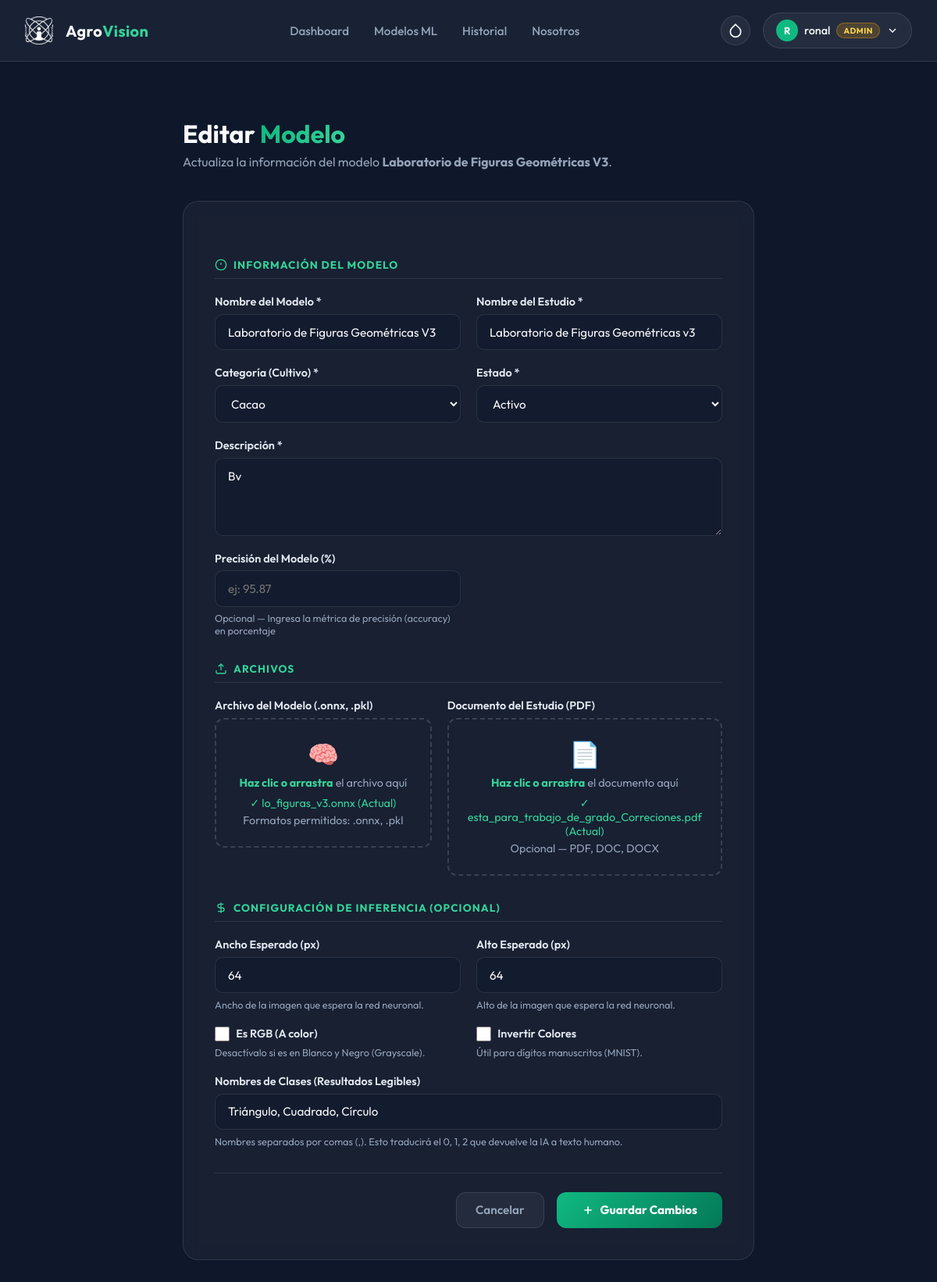
The app's page /modelos/16/editar/ (signed in), older data.
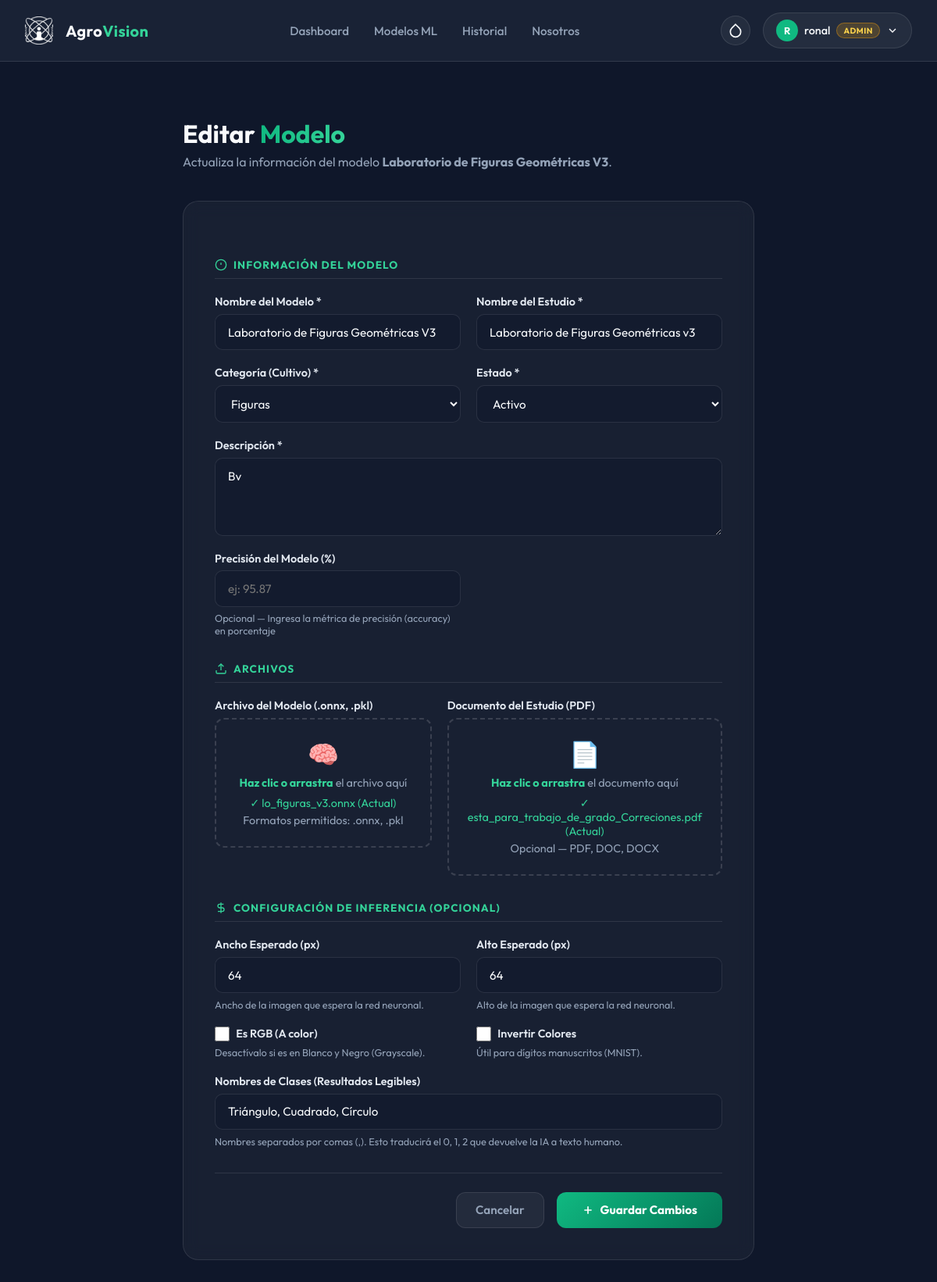
The same page, newer data.
### app/models.py (models this page shows, shortened)
class ModeloML(models.Model):
    ESTADO_CHOICES = [
        ('activo', 'Activo'),
        ('inactivo', 'Inactivo'),
        ('entrenamiento', 'En Entrenamiento'),
    ]
    nombre = models.CharField(max_length=255)
    nombre_estudio = models.CharField(max_length=255, verbose_name='Nombre del Estudio')
    descripcion = models.TextField()
    categoria = models.CharField(max_length=100)
    estado = models.CharField(max_length=20, choices=ESTADO_CHOICES, default='activo')
    archivo_modelo = models.FileField(
        upload_to='modelos_ml/',
        verbose_name='Archivo del Modelo (.onnx, .pkl)',
        help_text='Sube el archivo de tu modelo entrenado (formatos aceptados: .onnx, .pkl)'
    )
    documento_estudio = models.FileField(
        upload_to='estudios_pdf/',
        verbose_name='Documento del Estudio (PDF)',
        blank=True,
        null=True,
        help_text='Documento PDF con la investigación o estudio relacionado'
    )
    precision = models.DecimalField(
        max_digits=5,
        decimal_places=2,
        blank=True,
        null=True,
        verbose_name='Precisión (%)',
        help_text='Precisión del modelo en porcentaje (ej: 95.87)'
    )
    img_width = models.IntegerField(
        default=28,
        verbose_name='Ancho de Entrada (px)',
        help_text='Ancho esperado de la imagen por el modelo ONNX (ej: 28, 224).'
    )
    img_height = models.IntegerField(
        default=28,
        verbose_name='Alto de Entrada (px)',
        help_text='Alto esperado de la imagen por el modelo ONNX (ej: 28, 224).'
    )
    es_rgb = models.BooleanField(
        default=False,
        verbose_name='¿Es RGB (A color)?',
        help_text='Marca esta opción si el modelo fue entrenado con imágenes a color. Déjalo vacío si es en escala de grises.'
    )
    invertir_colores = models.BooleanField(
        default=False,
        verbose_name='¿Invertir Colores?',
        help_text='Ideal para modelos como MNIST que esperan trazos blancos sobre fondo negro.'
    )
    nombres_clases = models.TextField(
        blank=True,
        null=True,
        verbose_name='Nombres de las Clases',
        help_text='Nombres separados por comas. Ej: "Manzana Sana,Manzana Enferma". Convierte el resultado numérico en texto legible.'
    )
    usuario = models.ForeignKey(User, on_delete=models.CASCADE, related_name='modelos_ml')
    fecha_creacion = models.DateTimeField(auto_now_add=True)
    fecha_actualizacion = models.DateTimeField(auto_now=True)
    class Meta:
        ordering = ['-fecha_creacion']
        verbose_name = 'Modelo ML'
        verbose_name_plural = 'Modelos ML'

class Categoria(models.Model):
    nombre = models.CharField(max_length=100, unique=True, verbose_name='Nombre')
    class Meta:
        ordering = ['nombre']
        verbose_name = 'Categoría'
        verbose_name_plural = 'Categorías'

### app/views.py (the view, shortened to what this page needs)
# urls.py: path('modelos/<int:pk>/editar/', views.modelo_editar, name='modelo_editar'),
@login_required(login_url='index')
def modelo_editar(request, pk):
    from app.models import ModeloML, Categoria
    if not es_admin(request.user):
        messages.error(request, 'No tienes permisos para editar modelos.')
        return redirect('modelos_lista')
    modelo = get_object_or_404(ModeloML, pk=pk)
    return render(request, 'modelo_form.html', {
        'categorias': Categoria.objects.all(),
        'estados'   : ModeloML.ESTADO_CHOICES,
        'modelo'    : modelo,
        'modo_editar': True,
    })

### app/models.py (called while the page is built)
    def es_admin(self):
        return self.rol == 'admin' or self.user.is_superuser

### app/views.py (called while the page is built)
def es_admin(user):
    try:
        return user.profile.es_admin()
    except Exception:
        return user.is_superuser

### app/templates/modelo_form.html (shortened to what the changed rows need)
{% extends "base.html" %}
{% block content %}
<div class="form-container">
    <div class="form-header">
        {% if modo_editar %}
        <h1>Editar <span>Modelo</span></h1>
        <p>Actualiza la información del modelo <strong>{{ modelo.nombre }}</strong>.</p>
        {% else %}
        <h1>Agregar <span>Nuevo Modelo</span></h1>
        <p>Registra un modelo de Machine Learning en el catálogo AgroVision.</p>
        {% endif %}
    </div>
    <form method="POST" enctype="multipart/form-data" class="glass-form">
        <div class="form-grid">
            <div class="field-group">
                <label for="nombre">Nombre del Modelo *</label>
                <input type="text" id="nombre" name="nombre" class="form-input"
                       placeholder="ej: Detector de Roya en Café" required
                       value="{% if modo_editar %}{{ modelo.nombre }}{% endif %}">
            </div>
            <div class="field-group">
                <label for="nombre_estudio">Nombre del Estudio *</label>
                <input type="text" id="nombre_estudio" name="nombre_estudio" class="form-input"
                       placeholder="ej: Estudio de Enfermedades Fúngicas 2025" required
                       value="{% if modo_editar %}{{ modelo.nombre_estudio }}{% endif %}">
            </div>
            <div class="field-group" x-data="{ cat: '{% if modo_editar %}{{ modelo.categoria }}{% endif %}' }">
                <label for="categoria">Categoría (Cultivo) *</label>
                <select id="categoria" name="categoria" class="form-select" required
                        x-model="cat">
                    {% for cat_obj in categorias %}
                    <option value="{{ cat_obj.nombre }}"
                        {% if modo_editar and modelo.categoria == cat_obj.nombre %}selected{% endif %}>
                        {{ cat_obj.nombre|capfirst }}
                    </option>
                    {% endfor %}
                </select>
            </div>
            <div class="field-group">
                <label for="estado">Estado *</label>
                <select id="estado" name="estado" class="form-select" required>
                    {% for key, label in estados %}
                    <option value="{{ key }}"
                        {% if modo_editar and modelo.estado == key %}selected
                        {% elif not modo_editar and key == 'activo' %}selected{% endif %}>
                        {{ label }}
                    </option>
                    {% endfor %}
                </select>
            </div>
            <div class="field-group form-full">
                <label for="descripcion">Descripción *</label>
                <textarea id="descripcion" name="descripcion" class="form-textarea" placeholder="Describe brevemente el modelo: qué detecta, cómo fue entrenado, sus características principales..." required>{% if modo_editar %}{{ modelo.descripcion }}{% endif %}</textarea>
            </div>
            <div class="field-group">
                <label for="precision">Precisión del Modelo (%)</label>
                <input type="number" id="precision" name="precision" class="form-input" placeholder="ej: 95.87" min="0" max="100" step="0.01" value="{% if modo_editar and modelo.precision %}{{ modelo.precision }}{% endif %}">
                <small>Opcional — Ingresa la métrica de precisión (accuracy) en porcentaje</small>
            </div>
        </div>
        <div class="form-grid">
            <div class="field-group">
                <div class="file-upload-area" id="area-modelo">
                    <div class="file-upload-icon">🧠</div>
                    <p><strong>Haz clic o arrastra</strong> el archivo aquí</p>
                    <p id="nombre-modelo" style="color: var(--theme-text-hl); margin-top: 0.5rem;">
                        {% if modo_editar and modelo.archivo_modelo %}
                            ✓ {{ modelo.archivo_modelo.name|slice:"15:" }} (Actual)
                        {% endif %}
                    </p>
                    <p>Formatos permitidos: .onnx, .pkl</p>
                </div>
            </div>
            <div class="field-group">
                <div class="file-upload-area" id="area-pdf">
                    <div class="file-upload-icon">📄</div>
                    <p><strong>Haz clic o arrastra</strong> el documento aquí</p>
                    <p id="nombre-pdf" style="color: var(--theme-text-hl); margin-top: 0.5rem;">
                        {% if modo_editar and modelo.documento_estudio %}
                            ✓ {{ modelo.documento_estudio.name|slice:"18:" }} (Actual)
                        {% endif %}
                    </p>
                    <p>Opcional — PDF, DOC, DOCX</p>
                </div>
            </div>
        </div>
        <div class="form-grid">
            <div class="field-group">
                <label for="img_width">Ancho Esperado (px)</label>
                <input type="number" id="img_width" name="img_width" class="form-input" value="{% if modo_editar %}{{ modelo.img_width }}{% else %}28{% endif %}" min="1">
                <small>Ancho de la imagen que espera la red neuronal.</small>
            </div>
            <div class="field-group">
                <label for="img_height">Alto Esperado (px)</label>
                <input type="number" id="img_height" name="img_height" class="form-input" value="{% if modo_editar %}{{ modelo.img_height }}{% else %}28{% endif %}" min="1">
                <small>Alto de la imagen que espera la red neuronal.</small>
            </div>
            <div class="field-group" style="justify-content: center;">
                <label style="display: flex; align-items: center; gap: 0.5rem; cursor: pointer;">
                    <input type="checkbox" id="es_rgb" name="es_rgb" style="width: 1.2rem; height: 1.2rem; accent-color: var(--primary);"
                           {% if modo_editar and modelo.es_rgb %}checked{% elif not modo_editar %}checked{% endif %}>
                    Es RGB (A color)
                </label>
            </div>
            <div class="field-group" style="justify-content: center;">
                <label style="display: flex; align-items: center; gap: 0.5rem; cursor: pointer;">
                    <input type="checkbox" id="invertir_colores" name="invertir_colores" style="width: 1.2rem; height: 1.2rem; accent-color: var(--primary);"
                           {% if modo_editar and modelo.invertir_colores %}checked{% endif %}>
                    Invertir Colores
                </label>
            </div>
            <div class="field-group form-full">
                <label for="nombres_clases">Nombres de Clases (Resultados Legibles)</label>
                <input type="text" id="nombres_clases" name="nombres_clases" class="form-input" placeholder="ej: Fresa Sana, Fresa Quemada, Fresa Podrida" value="{% if modo_editar %}{{ modelo.nombres_clases }}{% endif %}">
                <small>Nombres separados por comas (,). Esto traducirá el 0, 1, 2 que devuelve la IA a texto humano.</small>
            </div>
        </div>
    </form>
</div>
{% endblock %}

Row changes from the older to the newer data that the page shows:
changed ModeloML "Laboratorio de Figuras Geométricas V3": categoria "Cacao" → "Figuras"
